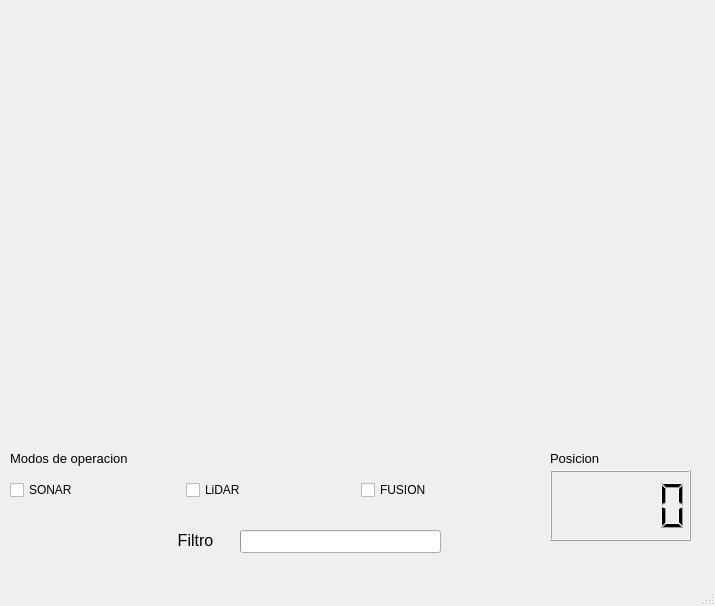
<?xml version="1.0" encoding="UTF-8"?>
<ui version="4.0">
 <class>MainWindow</class>
 <widget class="QMainWindow" name="MainWindow">
  <property name="geometry">
   <rect>
    <x>0</x>
    <y>0</y>
    <width>715</width>
    <height>606</height>
   </rect>
  </property>
  <property name="sizePolicy">
   <sizepolicy hsizetype="Preferred" vsizetype="Preferred">
    <horstretch>1</horstretch>
    <verstretch>0</verstretch>
   </sizepolicy>
  </property>
  <property name="minimumSize">
   <size>
    <width>715</width>
    <height>606</height>
   </size>
  </property>
  <property name="windowTitle">
   <string>SOLINDAR System</string>
  </property>
  <widget class="QWidget" name="centralwidget">
   <widget class="Canvas" name="canvas" native="true">
    <property name="geometry">
     <rect>
      <x>19</x>
      <y>79</y>
      <width>671</width>
      <height>361</height>
     </rect>
    </property>
   </widget>
   <widget class="QWidget" name="horizontalLayoutWidget">
    <property name="geometry">
     <rect>
      <x>19</x>
      <y>0</y>
      <width>671</width>
      <height>80</height>
     </rect>
    </property>
    <layout class="QHBoxLayout" name="hlayout">
     <item>
      <widget class="QWidget" name="navigation" native="true"/>
     </item>
    </layout>
   </widget>
   <widget class="QLabel" name="label">
    <property name="geometry">
     <rect>
      <x>10</x>
      <y>450</y>
      <width>171</width>
      <height>17</height>
     </rect>
    </property>
    <property name="font">
     <font>
      <pointsize>10</pointsize>
     </font>
    </property>
    <property name="text">
     <string>Modos de operacion</string>
    </property>
   </widget>
   <widget class="QWidget" name="horizontalLayoutWidget_3">
    <property name="geometry">
     <rect>
      <x>10</x>
      <y>470</y>
      <width>521</width>
      <height>41</height>
     </rect>
    </property>
    <layout class="QHBoxLayout" name="horizontalLayout_2">
     <item>
      <widget class="QCheckBox" name="sonBox">
       <property name="text">
        <string>SONAR</string>
       </property>
      </widget>
     </item>
     <item>
      <widget class="QCheckBox" name="lidBox">
       <property name="text">
        <string>LiDAR</string>
       </property>
      </widget>
     </item>
     <item>
      <widget class="QCheckBox" name="fusBox">
       <property name="text">
        <string>FUSION</string>
       </property>
      </widget>
     </item>
    </layout>
   </widget>
   <widget class="QLabel" name="label_2">
    <property name="geometry">
     <rect>
      <x>550</x>
      <y>450</y>
      <width>131</width>
      <height>17</height>
     </rect>
    </property>
    <property name="font">
     <font>
      <pointsize>10</pointsize>
     </font>
    </property>
    <property name="text">
     <string>Posicion</string>
    </property>
   </widget>
   <widget class="QLCDNumber" name="posLcd">
    <property name="geometry">
     <rect>
      <x>550</x>
      <y>470</y>
      <width>141</width>
      <height>71</height>
     </rect>
    </property>
   </widget>
   <widget class="QLabel" name="label_3">
    <property name="geometry">
     <rect>
      <x>150</x>
      <y>530</y>
      <width>91</width>
      <height>21</height>
     </rect>
    </property>
    <property name="font">
     <font>
      <pointsize>12</pointsize>
     </font>
    </property>
    <property name="text">
     <string>Filtro</string>
    </property>
    <property name="alignment">
     <set>Qt::AlignCenter</set>
    </property>
   </widget>
   <widget class="QProgressBar" name="filPro">
    <property name="geometry">
     <rect>
      <x>240</x>
      <y>530</y>
      <width>201</width>
      <height>23</height>
     </rect>
    </property>
    <property name="value">
     <number>0</number>
    </property>
    <property name="textVisible">
     <bool>false</bool>
    </property>
   </widget>
  </widget>
  <widget class="QMenuBar" name="menubar">
   <property name="enabled">
    <bool>false</bool>
   </property>
   <property name="geometry">
    <rect>
     <x>0</x>
     <y>0</y>
     <width>715</width>
     <height>20</height>
    </rect>
   </property>
  </widget>
  <widget class="QStatusBar" name="statusbar"/>
 </widget>
 <customwidgets>
  <customwidget>
   <class>Canvas</class>
   <extends>QWidget</extends>
   <header>canvas.h</header>
   <container>1</container>
  </customwidget>
 </customwidgets>
 <resources/>
 <connections/>
</ui>
